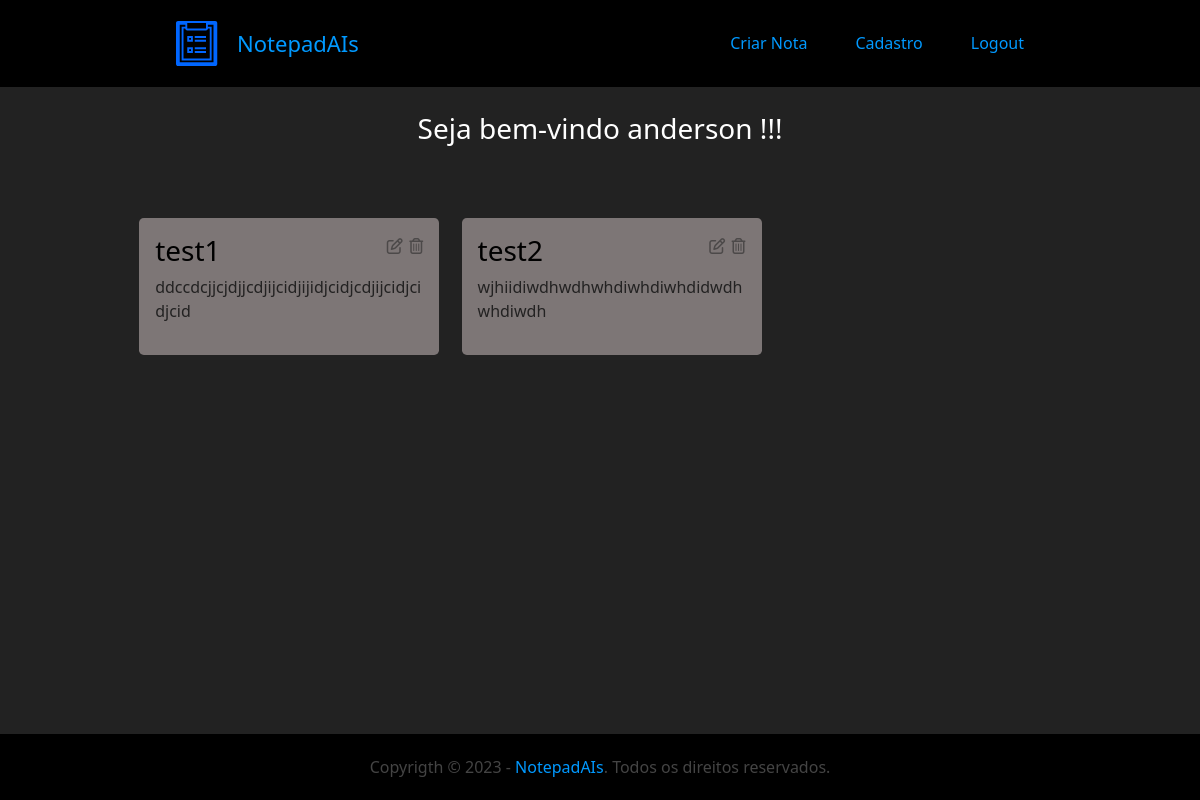
Page / (signed in) on the earlier database version.
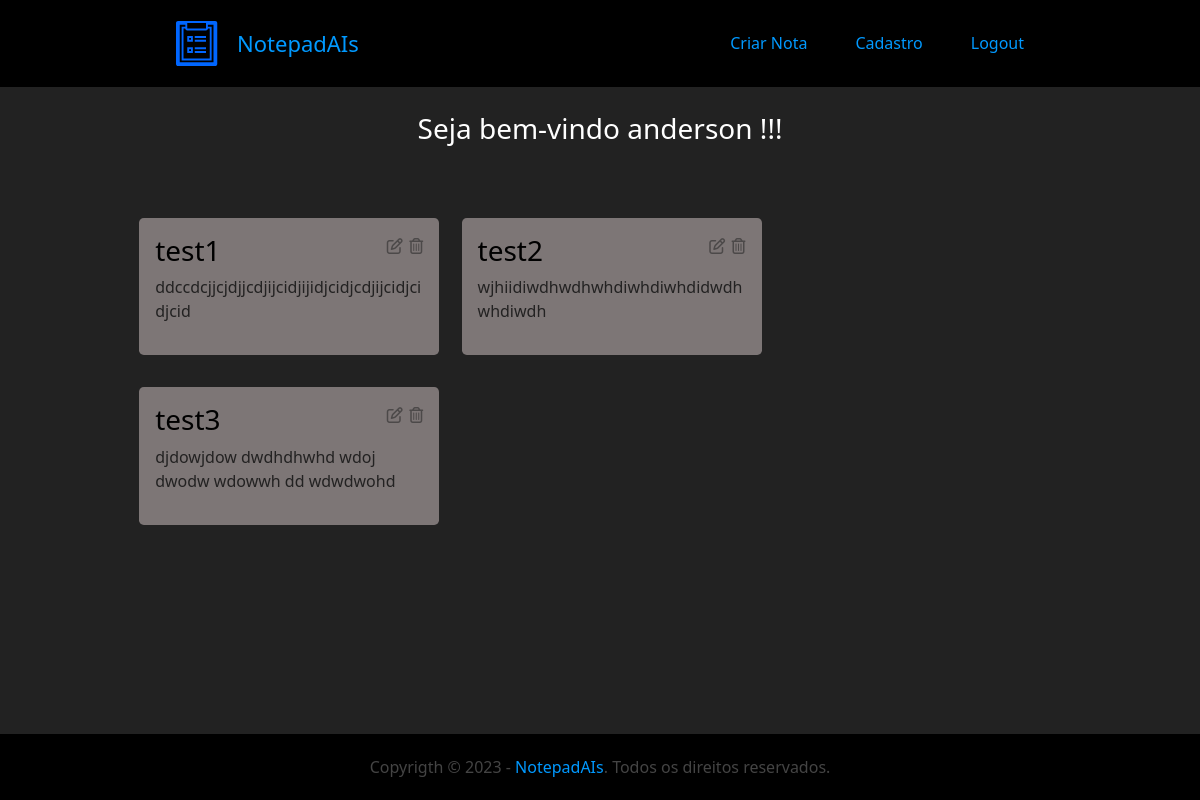
Same page on the later database version.
### main/models.py (models this page shows, shortened)
class Notas(models.Model):
    usuario = models.ForeignKey(User, on_delete=models.DO_NOTHING)
    titulo = models.CharField(max_length=200)
    anotacao = models.TextField()

### main/views.py (the view)
# urls.py: path('', views.notas, name='notas'),
def notas(request):
    if request.user.is_authenticated:
        notas = Notas.objects.filter(usuario=request.user).all()
        return render(request, 'acoes.html', {"notas": notas})
    else:
        mensagem_erro = 'Infelizmente você não está logado :('
        return render(request, 'acoes.html', {"mensagem_erro":mensagem_erro})

### main/templates/acoes.html (shortened to what this page needs)
{% extends 'base.html' %}
{% load static %}
{% block styles %}
    <link rel="stylesheet" href="{% static 'css/actions.css' %}">
{% endblock %}
{% block content %}
    {% if mensagem_erro_deletar %}
        <div class="vh-100 d-flex flex-column justify-content-center align-items-center">
            <h1>{{ mensagem_erro_deletar }}</h1>
        </div>
    {% else %}
        {% if user.is_authenticated %}
        <div class="menssage-top">
            <h3>Seja bem-vindo {{ user.username }} !!!</h3>
        </div>
        <div class="container-note">
            {% for nota in notas %}
            <div class="container-card">
                <div class="cheader">
                    <h3>{{nota.titulo}}</h3>
                    <div class="action-options">
                        <a href="{% url 'editar_nota' nota.id %}">
                            <i class="fa-regular fa-pen-to-square icon-options"></i>
                        </a>
                        <a href="{% url 'deletar_nota' nota.id %}">
                            <i class="fa-regular fa-trash-can icon-options"></i>
                        </a>
                    </div>
                </div>
                <div class="cbody">
                    <p>{{nota.anotacao}}</p>
                </div>
            </div>
            {% endfor %}
        </div>
        {% else %}
        <div class="vh-100 d-flex flex-column justify-content-center align-items-center">
            <h1>{{ mensagem_erro }}</h1>
        </div>
        {% endif %}
    {% endif %}
{% endblock %}

Differences in the rows shown:
added Notas: titulo "test3", anotacao "djdowjdow dwdhdhwhd wdoj dwodw wdowwh dd wdwdwohd"
